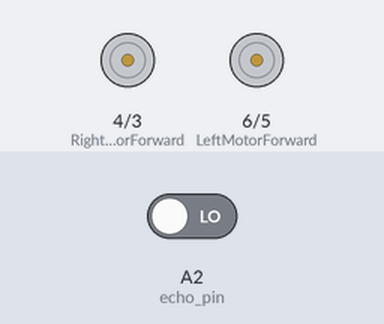
Simulated run of this sketch. Board: Arduino Uno, built with avr-gcc and run on an emulated ATmega328P. Shown: motor-driver pin pairs drawn as motors (green arrow = first pin HIGH = forward, orange = second pin HIGH = backward, longer = more drive). The test bench sets the inputs (shaded band); at power-on: A2 (echo_pin) LOW.

Above: at 0.1 s.
At 1.1 s:
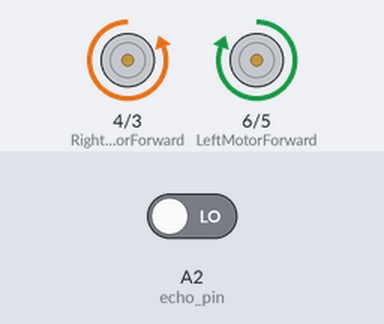
Timing chart, 0 to 2.6 s (numbered marks = the images above):
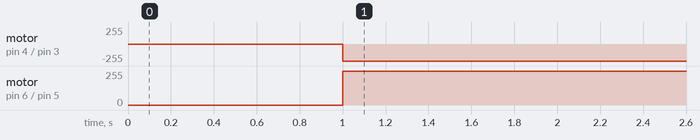

The sketch:

Sumo.ino
```cpp
#include <NewPing.h>

const int LeftMotorForward = 6;
const int LeftMotorBackward = 5;
const int RightMotorForward = 4;
const int RightMotorBackward = 3;

//sensor pins
#define trig_pin A0 //analog input 1
#define echo_pin A2 //analog input 2


int davomiylik, sm;
#define maximum_distance 200
NewPing sonar(trig_pin, echo_pin, maximum_distance);

void plusUltra() {
  digitalWrite(trig_pin, LOW);
  delayMicroseconds(5);
  digitalWrite(trig_pin, HIGH);
  delayMicroseconds(15);
  digitalWrite(trig_pin, LOW);
  davomiylik = pulseIn(echo_pin, HIGH);
  sm = davomiylik / 58;
}

void setup() {
  //Serial.begin(9600);
pinMode(RightMotorForward, OUTPUT);
  pinMode(LeftMotorForward, OUTPUT);
  pinMode(LeftMotorBackward, OUTPUT);
  pinMode(RightMotorBackward, OUTPUT);

}

void loop() {
plusUltra();
  //Serial.println(sm);
  if (sm > 1 && sm < 50) { //Agar 50 sm masofada biror raqib ko'rinsa
    digitalWrite(LeftMotorForward, HIGH);
    digitalWrite(RightMotorForward, HIGH);

    digitalWrite(LeftMotorBackward, LOW);
    digitalWrite(RightMotorBackward, LOW);
    delay(300);
  } else {                 //Raqib ko'rinmasa
 digitalWrite(LeftMotorForward, HIGH);
  digitalWrite(RightMotorBackward, HIGH);

  digitalWrite(LeftMotorBackward, LOW);
  digitalWrite(RightMotorForward, LOW);
    delay(10);
  }
}
```

Measured:
- by itself, motor on pin 4 (RightMotorForward) / pin 3 (RightMotorBackward): stopped → backward 255/255 at 1.0 s
- by itself, motor on pin 6 (LeftMotorForward) / pin 5 (LeftMotorBackward): stopped → forward 255/255 at 1.0 s
